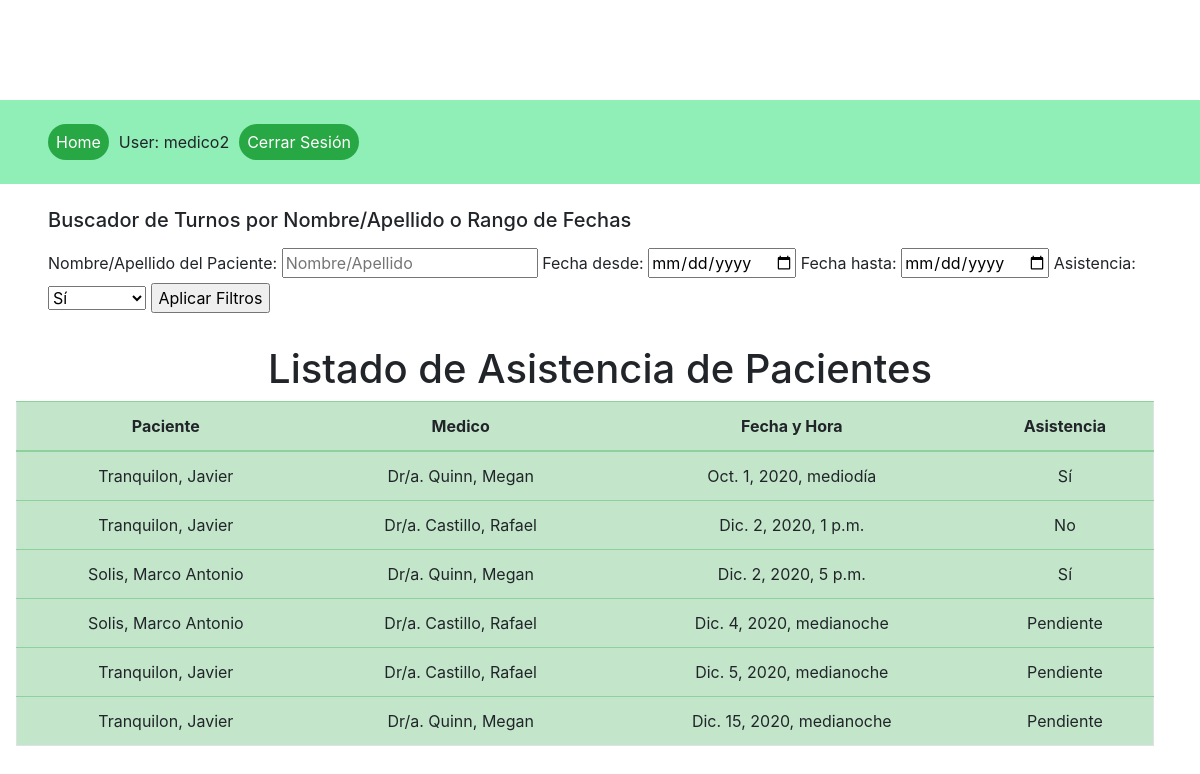
The app's page /ver_turnos_gcia (signed in) with its own data.
### products/models.py (models this page shows, shortened)
class Turno(models.Model):
    diahora = models.DateTimeField(verbose_name="Fecha y Hora")
    paciente = models.ForeignKey(Paciente, on_delete=models.CASCADE, related_name="turnos_paciente")
    profesional = models.ForeignKey(User, null=True, on_delete=models.SET_NULL, related_name="turnos_medicos")
    asistencia = models.CharField(max_length=9, choices=ASISTENCIA, default='2')

class Paciente(models.Model):
    paciente_nombre = models.CharField(max_length=64)
    paciente_apellido = models.CharField(max_length=64)

### products/views.py (the view)
# urls.py: path('ver_turnos_gcia', TurnoGciaListView.as_view(), name="lista_turnos_gcia"),
class TurnoGciaListView(LoginRequiredMixin, generic.ListView):
    model = Turno
    context_object_name = 'lista_turnos'
    template_name = 'lista_turnos_gcia.html'
    def get_queryset(self):
        queryset = Turno.objects.all()
        if self.request.GET.get('asistencia'):
            asistencia = self.request.GET.get('asistencia')
            queryset = queryset.filter(asistencia=asistencia)
        if self.request.GET.get('fecha_desde'):
            fecha_desde = parse_date(self.request.GET.get('fecha_desde'))
            queryset = queryset.filter(diahora__gte=fecha_desde)
        if self.request.GET.get('fecha_hasta'):
            fecha_hasta = parse_date(self.request.GET.get('fecha_hasta'))
            queryset = queryset.filter(diahora__lte=fecha_hasta)
        if self.request.GET.get('paciente'):
            paciente = self.request.GET.get('paciente')
            queryset = queryset.filter(Q(paciente__paciente_nombre__icontains=paciente) | Q(paciente__paciente_apellido__icontains=paciente))
        return queryset.order_by('diahora')

### templates/lista_turnos_gcia.html (shortened to what this page needs)
{% extends 'base.html'%}
{% block content %}
<div class="container-fluid">
    <div class="row">
        <div class="container-fluid justify-space-between">
            <div class="p-0 row">
                <form action="" method="GET" class="px-5 my-2">
                    <h5 class="mb-3">Buscador de Turnos por Nombre/Apellido o Rango de Fechas</h5>
                    <label for="fecha_desde">Nombre/Apellido del Paciente:</label>
                    <input type="text" placeholder="Nombre/Apellido" name="paciente">
                    <label for="fecha_desde">Fecha desde:</label>
                    <input type="date" placeholder="Fecha desde" name="fecha_desde">
                    <label for="fecha_desde">Fecha hasta:</label>
                    <input type="date" placeholder="Fecha hasta" name="fecha_hasta">
                    <label for="asistencia">Asistencia:</label>
                    <select name="asistencia">
                    <option selected="selected" value="1">Sí</option>
                    </select>
                    <input type="submit" value="Aplicar Filtros">
                </form>
            </div>
        </div>
    </div>
    <h1 class="mt-4 text-center">Listado de Asistencia de Pacientes</h1>
    {% if lista_turnos %}
    <div class="row table-responsive px-3">
        <table class="table table-success border">
            <thead>
                <tr>
                    <th class="text-center" scope="col">Paciente</th>
                    <th class="text-center" scope="col">Medico</th>
                    <th class="text-center" scope="col">Fecha y Hora</th>
                    <th class="text-center" scope="col">Asistencia</th>
                </tr>
            </thead>
            <tbody>
                    {% for turno in lista_turnos %}
                    <tr>
                        <td class="text-center">{{ turno.paciente.paciente_apellido }}{{", "}}{{ turno.paciente.paciente_nombre }}</td>
                        <td class="text-center">{{"Dr/a. "}}{{ turno.profesional.last_name }}{{", "}}{{ turno.profesional.first_name }}</td>
                        <td class="text-center">{{ turno.diahora }}</td>
                        <td class="text-center">{{ turno.get_asistencia_display }}</td>
                    </tr>
                    {% endfor %}
            </tbody>
        </table>
    </div>
    {% else %}
    <h4 class="mx-5">No se encontraron datos.</h4>
    {% endif %}
</div>
{% endblock %}

### templates/base.html (shortened to what this page needs)
<!DOCTYPE html>
<html lang="en">
<head>
    <link rel="stylesheet" href="https://use.fontawesome.com/releases/v5.14.0/css/all.css">
    <link rel="stylesheet" href="https://cdn.jsdelivr.net/npm/bootstrap@4.5.3/dist/css/bootstrap.min.css">
    {% load static %}
    <link rel="stylesheet" href="{% static 'css/styles.css' %}">
</head>
<body>
    {% block sidebar %}
    <ul class="sidebar-nav px-5">
        <li><a href="{% url 'home' %}" class="rounded-pill bg-success text-white p-2">Home</a></li>
        {% if user.is_authenticated %}
        <li>User: {{ user.get_username }}</li>
        <li><a href="{% url 'logout'%}?next={% url 'home' %}" class="rounded-pill bg-success text-white p-2">Cerrar Sesión</a></li>
        {% else %}
        <li><a href="{% url 'login'%}?next={% url 'home' %}" class="rounded-pill bg-success text-white p-2">Iniciar Sesión</a></li>
        {% endif %}
    </ul>
    {% endblock %}
    {% block content %}
    {% endblock %}
</body>
</html>

### products/static/css/styles.css (style rules this page uses)
.sidebar-nav { display: flex; margin-top: 100px; padding: 30px; list-style: none; background-color: rgb(144, 238, 183); }
li { margin-right: 10px; }

### records on screen
Turno: paciente.paciente_apellido "Tranquilon", value ",", paciente.paciente_nombre "Javier", value "Dr/a.", profesional.last_name "Quinn", profesional.first_name "Megan", diahora "Oct. 1, 2020, mediodía", asistencia "Sí"
Turno: paciente.paciente_apellido "Tranquilon", value ",", paciente.paciente_nombre "Javier", value "Dr/a.", profesional.last_name "Castillo", profesional.first_name "Rafael", diahora "Dic. 2, 2020, 1 p.m.", asistencia "No"
Turno: paciente.paciente_apellido "Solis", value ",", paciente.paciente_nombre "Marco Antonio", value "Dr/a.", profesional.last_name "Quinn", profesional.first_name "Megan", diahora "Dic. 2, 2020, 5 p.m.", asistencia "Sí"
Turno: paciente.paciente_apellido "Solis", value ",", paciente.paciente_nombre "Marco Antonio", value "Dr/a.", profesional.last_name "Castillo", profesional.first_name "Rafael", diahora "Dic. 4, 2020, medianoche", asistencia "Pendiente"
Turno: paciente.paciente_apellido "Tranquilon", value ",", paciente.paciente_nombre "Javier", value "Dr/a.", profesional.last_name "Castillo", profesional.first_name "Rafael", diahora "Dic. 5, 2020, medianoche", asistencia "Pendiente"
Turno: paciente.paciente_apellido "Tranquilon", value ",", paciente.paciente_nombre "Javier", value "Dr/a.", profesional.last_name "Quinn", profesional.first_name "Megan", diahora "Dic. 15, 2020, medianoche", asistencia "Pendiente"

### other values on screen
{{ user.get_username }} "medico2"
